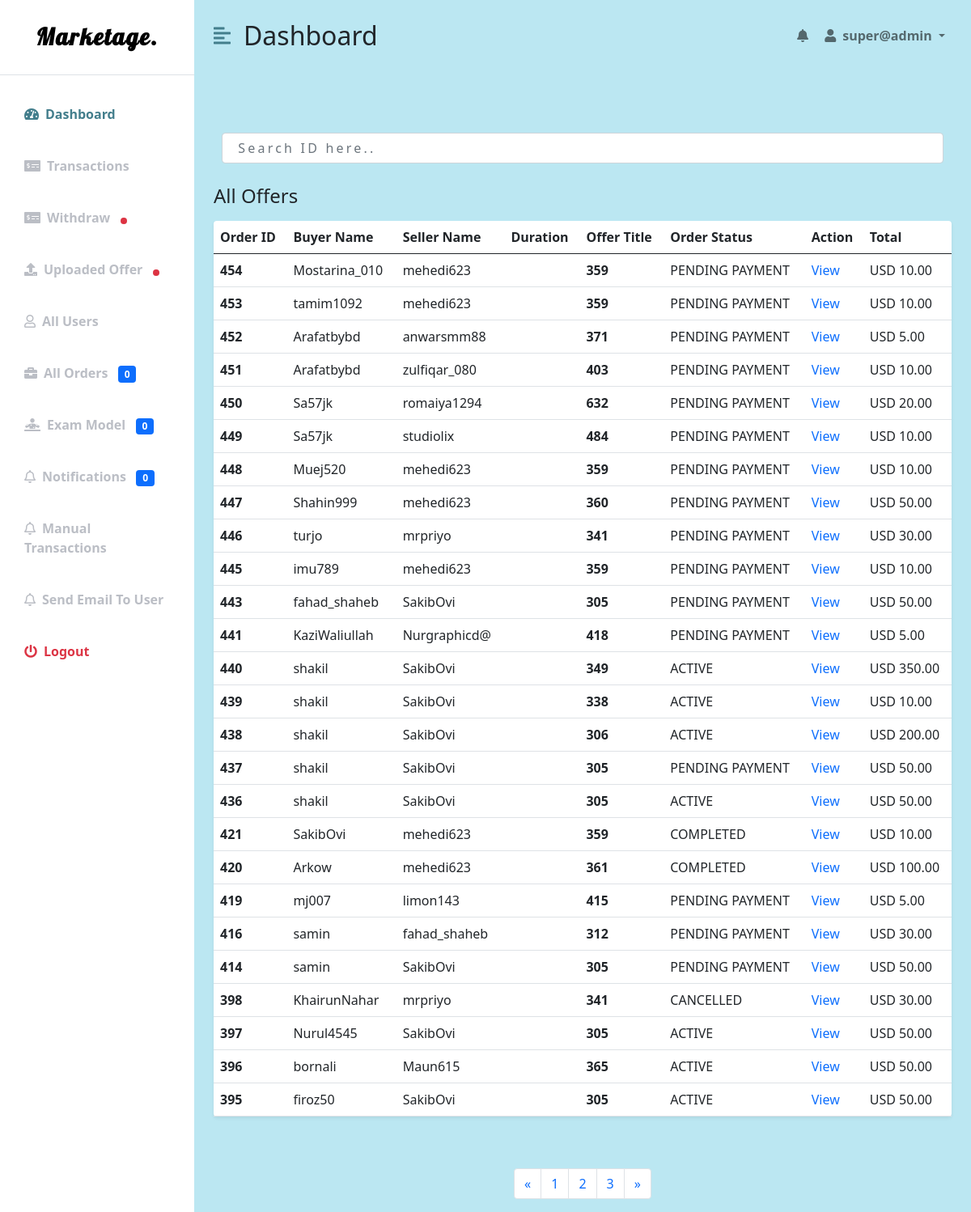
Screenshot of /adminpanel/all-orders/ (signed in) with the database file from the repository.
### mainApp/models.py (models this page shows, shortened)
class Checkout(models.Model):
    ORDER_CHOICES = (
        ("PENDING PAYMENT", "PENDING PAYMENT"),
        ("ACTIVE", "ACTIVE"),
        ("LATE", "LATE"),
        ("COMPLETED", "COMPLETED"),
        ("DELIVERED", "DELIVERED"),
        ("CANCELLED", "CANCELLED"),
        ("ON REVIEW", "ON REVIEW")
    )
    slug = models.SlugField(max_length=120, null=True, unique=True)
    user = models.ForeignKey(User, on_delete=models.CASCADE)
    seller = models.ForeignKey(
        User, on_delete=models.CASCADE, null=True, related_name='seller')
    created_at = models.DateTimeField(auto_now_add=True)
    updated_at = models.DateTimeField(auto_now_add=True)
    first_name = models.CharField(max_length=120)
    last_name = models.CharField(max_length=120)
    address = models.TextField(null=True)
    package = models.ForeignKey(OfferManager, on_delete=models.CASCADE)
    quantity = models.PositiveIntegerField(default=0)
    price = models.DecimalField(decimal_places=2, max_digits=10, default=0.00)
    total = models.DecimalField(decimal_places=2, max_digits=10, default=0.00)
    grand_total = models.DecimalField(
        decimal_places=2, max_digits=10, default=0.00, null=True)
    paid = models.BooleanField(default=False)
    due_date = models.DateField(null=True)
    order_status = models.CharField(max_length=200, choices=ORDER_CHOICES, default="PENDING PAYMENT")
    is_submitted = models.BooleanField(null=True, blank=True, default=False)
    order_is_seen = models.BooleanField(null=True, blank=True, default=False)
    is_complete = models.BooleanField(default=False, null=True)
    is_cancel = models.BooleanField(default=False, null=True)
    on_review = models.BooleanField(default=False, null=True)
    rated = models.BooleanField(default=False)
    order_submitted_is_seen = models.BooleanField(null=True, blank=True, default=False)
    is_checked = models.BooleanField(default=False)
    buyer_check = models.BooleanField(default=False)

class OfferManager(models.Model):
    offer = models.ForeignKey(Offer, on_delete=models.CASCADE, null=True)
    package = models.ForeignKey(Package, on_delete=models.CASCADE, null=True)
    price = models.DecimalField(max_digits=10, decimal_places=2, default=0.00)
    def __str__(self):
        return str(self.id)

### AdminPanel/views.py (the view)
# urls.py: path("all-orders/", views.allOrdersView, name="all-orders"),
@login_required(login_url="admin-login")
def allOrdersView(request):
    user = request.user
    if user.is_superuser == False:
        return redirect("buying_view")
    orders = Checkout.objects.all().order_by('-id')
    nots = NotificationModel.objects.filter(has_checked=False).count()
    count_check_exm = ExamModel.objects.filter(has_checked=False).count()
    count_unseen_order = Checkout.objects.filter(is_checked=False).count()
    count_users = User.objects.all().count()
    new_with = WithDrawModel.objects.filter(is_new=False)
    recent_offers = Offer.objects.filter(has_checked=False)
    args = {
        "orders": orders,
        "nots": nots,
        "count_check_exm": count_check_exm,
        "count_unseen_order": count_unseen_order,
        "count_users": count_users,
        "new_with": new_with,
        "recent_offers": recent_offers,
    }
    return render(request, "all_order.html", args)

### AdminPanel/templates/all_order.html (shortened to what this page needs)
{% load static %}
{% include 'base.html' %}
    <div class="d-flex" id="wrapper">
        {% include 'sidebar.html' %}
        <div id="page-content-wrapper">
            {% include 'nav.html' %}
            <div class="container-fluid px-4">
                <div class="row my-5">
                   <div class="search__bar__container">
                    <form class="main__search__bar">
                        <div class="mb-3">
                          <input id="all____order____search" name="searchQuery" type="search" class="form-control" placeholder=" Search ID here.." aria-describedby="emailHelp" required>
                        </div>
                    </form>
                   </div>
                    <h3 class="fs-4 mb-3">All Offers</h3>
                    <div class="col table-responsive">
                        <table class="table bg-white rounded shadow-sm  table-hover">
                            <thead>
                                <tr>
                                    <th scope="col">Order ID</th>
                                    <th scope="col">Buyer Name</th>
                                    <th scope="col">Seller Name</th>
                                    <th scope="col">Duration</th>
                                    <th scope="col">Offer Title</th>
                                    <th scope="col">Order Status</th>
                                    <th scope="col">Action</th>
                                    <th scope="col">Total</th>
                                </tr>
                            </thead>
                            <tbody>
                              {% for order in orders %}
                                <tr>
                                    <th class="monitor">{{ order.id }}
                                     </th>
                                    <td>{{ order.user }}</td>
                                    <td>{{ order.seller }}</td>
                                    <td>{{ order.creater_at }}</td>
                                    <th>{{ order.package }}</th>
                                    <td>{{ order.order_status }}</td>
                                    <td><a href="{% url 'order_details' order.id %}">View</a></td>
                                    <td>USD {{ order.total }}</td>
                                </tr>
                                {% endfor %}
                            </tbody>
                        </table>
                    </div>
                </div>
                <div class="pagination__container d-flex justify-content-center">
                    <nav aria-label="Page navigation example">
                        <ul class="pagination">
                          <li class="page-item">
                            <a class="page-link" href="#" aria-label="Previous">
                              <span aria-hidden="true">&laquo;</span>
                            </a>
                          </li>
                          <li class="page-item"><a class="page-link" href="#">1</a></li>
                          <li class="page-item"><a class="page-link" href="#">2</a></li>
                          <li class="page-item"><a class="page-link" href="#">3</a></li>
                          <li class="page-item">
                            <a class="page-link" href="#" aria-label="Next">
                              <span aria-hidden="true">&raquo;</span>
                            </a>
                          </li>
                        </ul>
                      </nav>
                </div>
            </div>
        </div>
    </div>

### AdminPanel/templates/nav.html (shortened to what this page needs)
{% load static %}
<nav class="navbar navbar-expand-lg navbar-light bg-transparent py-4 px-4">
    <div class="d-flex align-items-center">
        <i class="fas fa-align-left primary-text fs-4 me-3" id="menu-toggle"></i>
        <h2 class="fs-2 m-0">Dashboard</h2>
    </div>
    <div class="collapse navbar-collapse" id="navbarSupportedContent">
        <ul class="navbar-nav ms-auto mb-2 mb-lg-0">
            <li class="nav-item dropdown d-flex">
                <div class="main-notification">
                        <a class="nav-link second-text fw-bold show-notification" href="#" id="notification"
                            role="button" data-dropdown-button >
                            <i class="fas fa-bell"></i>&nbsp
                        </a>
                </div>
                <a class="nav-link dropdown-toggle second-text fw-bold" href="#" id="navbarDropdown"
                    role="button" data-bs-toggle="dropdown" aria-expanded="false">
                    <i class="fas fa-user me-2"></i>{{ request.user }}
                </a>
            </li>
        </ul>
    </div>
</nav>

### static/css/adminpanel.css (style rules this page uses)
:root { --main-bg-color: #bbe7f2; --main-text-color: #437e8c; --second-text-color: #bbbec5; --second-bg-color: #c1efde; }
body { width: 100% !important; }
.primary-text { color: var(--main-text-color); }
.second-text { color: var(--second-text-color); }
#wrapper { overflow-x: visible !important; background-color: var(--main-bg-color); }
#page-content-wrapper { min-width: 100vw; }
#menu-toggle { cursor: pointer; }
* { padding: 0; margin: 0; text-decoration: none !important; }
.main__search__bar { position: relative; }
.search__bar__container { display: flex; justify-content: space-between; align-items: center; flex-wrap: wrap; }
.main__search__bar { flex:1; margin-top: 18px; }
.main__search__bar input[type="search"]::placeholder { letter-spacing: .2rem; }
.main__search__bar, .drop__search__1, .drop__search__2 { padding: 10px; }
@media (min-width: 768px) { #wrapper { overflow-x: hidden; } }
@media (min-width: 768px) { #page-content-wrapper { min-width: 0; width: 100%; } }

### rows the page displays
Checkout: id "454", user "Mostarina_010", seller "mehedi623", package "359", order_status "PENDING PAYMENT", total "10.00"
Checkout: id "453", user "tamim1092", seller "mehedi623", package "359", order_status "PENDING PAYMENT", total "10.00"
Checkout: id "452", user "Arafatbybd", seller "anwarsmm88", package "371", order_status "PENDING PAYMENT", total "5.00"
Checkout: id "451", user "Arafatbybd", seller "zulfiqar_080", package "403", order_status "PENDING PAYMENT", total "10.00"
Checkout: id "450", user "Sa57jk", seller "romaiya1294", package "632", order_status "PENDING PAYMENT", total "20.00"
Checkout: id "449", user "Sa57jk", seller "studiolix", package "484", order_status "PENDING PAYMENT", total "10.00"
Checkout: id "448", user "Muej520", seller "mehedi623", package "359", order_status "PENDING PAYMENT", total "10.00"
Checkout: id "447", user "Shahin999", seller "mehedi623", package "360", order_status "PENDING PAYMENT", total "50.00"
Checkout: id "446", user "turjo", seller "mrpriyo", package "341", order_status "PENDING PAYMENT", total "30.00"
Checkout: id "445", user "imu789", seller "mehedi623", package "359", order_status "PENDING PAYMENT", total "10.00"
Checkout: id "443", user "fahad_shaheb", seller "SakibOvi", package "305", order_status "PENDING PAYMENT", total "50.00"
Checkout: id "441", user "KaziWaliullah", seller "Nurgraphicd@", package "418", order_status "PENDING PAYMENT", total "5.00"
Checkout: id "440", user "shakil", seller "SakibOvi", package "349", order_status "ACTIVE", total "350.00"
Checkout: id "439", user "shakil", seller "SakibOvi", package "338", order_status "ACTIVE", total "10.00"
Checkout: id "438", user "shakil", seller "SakibOvi", package "306", order_status "ACTIVE", total "200.00"
Checkout: id "437", user "shakil", seller "SakibOvi", package "305", order_status "PENDING PAYMENT", total "50.00"
Checkout: id "436", user "shakil", seller "SakibOvi", package "305", order_status "ACTIVE", total "50.00"
Checkout: id "421", user "SakibOvi", seller "mehedi623", package "359", order_status "COMPLETED", total "10.00"
Checkout: id "420", user "Arkow", seller "mehedi623", package "361", order_status "COMPLETED", total "100.00"
Checkout: id "419", user "mj007", seller "limon143", package "415", order_status "PENDING PAYMENT", total "5.00"
Checkout: id "416", user "samin", seller "fahad_shaheb", package "312", order_status "PENDING PAYMENT", total "30.00"
Checkout: id "414", user "samin", seller "SakibOvi", package "305", order_status "PENDING PAYMENT", total "50.00"
Checkout: id "398", user "KhairunNahar", seller "mrpriyo", package "341", order_status "CANCELLED", total "30.00"
Checkout: id "397", user "Nurul4545", seller "SakibOvi", package "305", order_status "ACTIVE", total "50.00"
Checkout: id "396", user "bornali", seller "Maun615", package "365", order_status "ACTIVE", total "50.00"
Checkout: id "395", user "firoz50", seller "SakibOvi", package "305", order_status "ACTIVE", total "50.00"

### other values shown
{{ count_unseen_order }} "0"
{{ count_check_exm }} "0"
{{ nots }} "0"
{{ request.user }} "super@admin"
